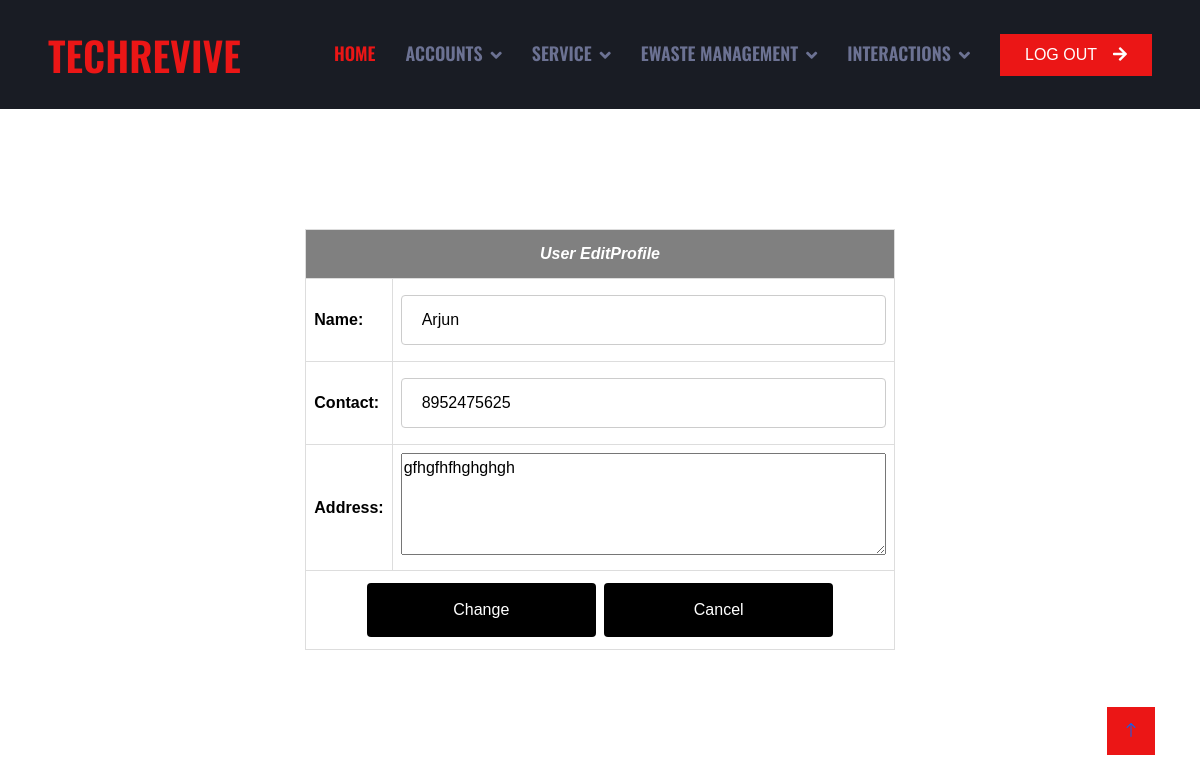
/User/useredit/ (signed in), run on an earlier commit of the app's database.
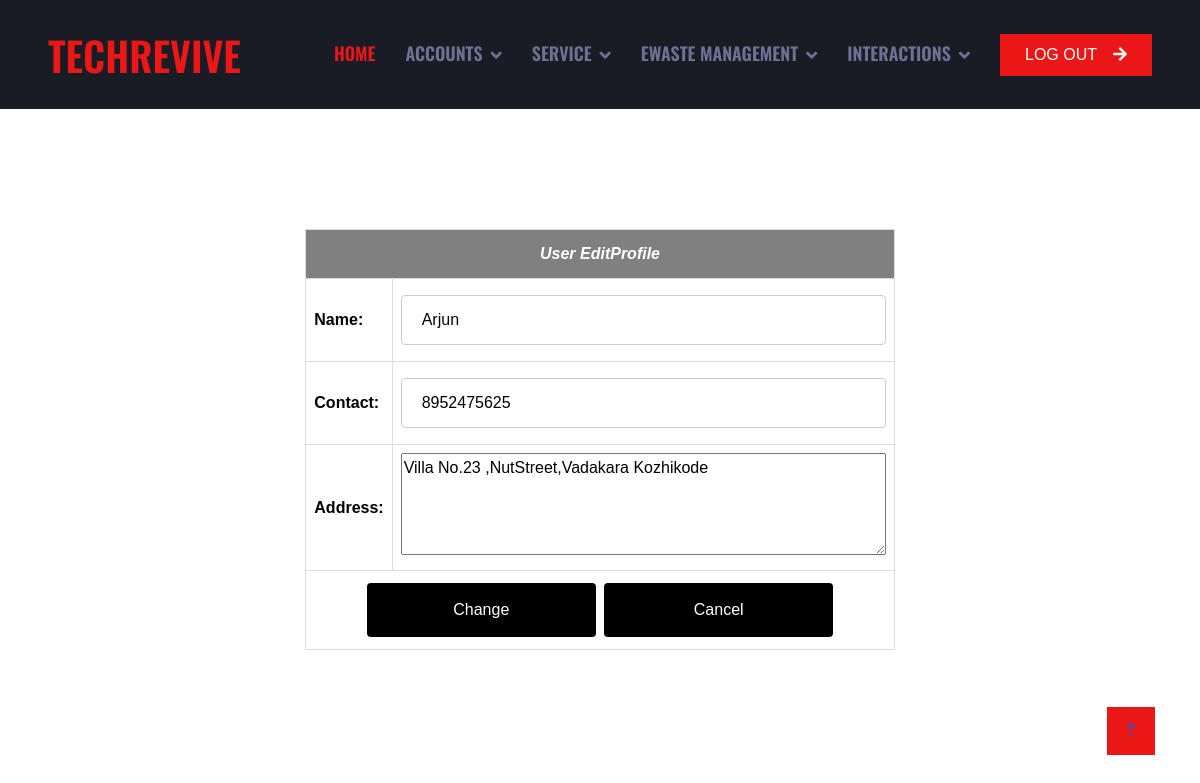
And on a later commit of the database.
### Guest/models.py (models this page shows)
class User(models.Model):
    user_name=models.CharField(max_length=50)
    user_gender=models.CharField(max_length=50)
    user_contact=models.CharField(max_length=50)
    user_email=models.CharField(max_length=50)
    user_photo=models.FileField(upload_to='UserDocs/')
    user_proof=models.FileField(upload_to='UserDocs/')
    user_password=models.CharField(max_length=50)
    user_address=models.CharField(max_length=100)
    place=models.ForeignKey('Admin.Place',on_delete=models.CASCADE)

### User/views.py (the view)
# urls.py: path('useredit/', views.EditProfile,name="useredit"),
def EditProfile(request):
    if 'uid' in request.session:
        user=User.objects.get(id=request.session["uid"])
        if request.method=="POST":
            user.user_name=request.POST.get('txt_name')
            user.user_contact=request.POST.get('txt_contact')
            user.user_address=request.POST.get('txt_address')
            user.save()
            return render(request,"User/UserEditProfile.html",{'msg':"Changed Successfully"})
        else:
            return render(request,"User/UserEditProfile.html",{'data':user})
    else:
        return redirect('guest:Home')

### User/Templates/User/UserEditProfile.html (shortened to what this page needs)
{% extends 'User/Head.html' %}
{% load static %}
{% block content %}
<!DOCTYPE html>
<html lang="en">
<head>
</head>
<body>
    <div id="tab">
    <br>
    <br>
    <br>
    <br>
    <br>
    <form action="" method="POST" id="UserForm">
    <table border="1" align="center" cellpadding="10" style="border-collapse: collapse;" bgcolor="white">
        <tr>
            <th colspan="4"><center><i>User EditProfile</i></center></th>
        </tr>
        <tr>
            <td><b>Name:</b></td>
            <td><input type="text" name="txt_name" value="{{data.user_name}}"></td>
        </tr>
        <tr>
            <td><b>Contact:</b></td>
            <td><input type="text" name="txt_contact" value="{{data.user_contact}}"></td>
        </tr>
        <tr>
            <td><b>Address:</b></td>
            <td><textarea id="txt_address" name="txt_address" rows="4" cols="50" required="" autocomplete="off">{{data.user_address}}</textarea></td>
        </tr>
        <tr>
            <td align="center" colspan="2"><input type="submit" value="Change">&nbsp&nbsp<input type="reset" value="Cancel"></td>
        </tr>
    </form>
    </div>
</body>
</html>
{% endblock content %}

What changed in the data, as far as the page shows it:
changed User "Arjun": txt_address "gfhgfhfhghghgh" → "Villa No.23 ,NutStreet,Vadakara Kozhikode"
